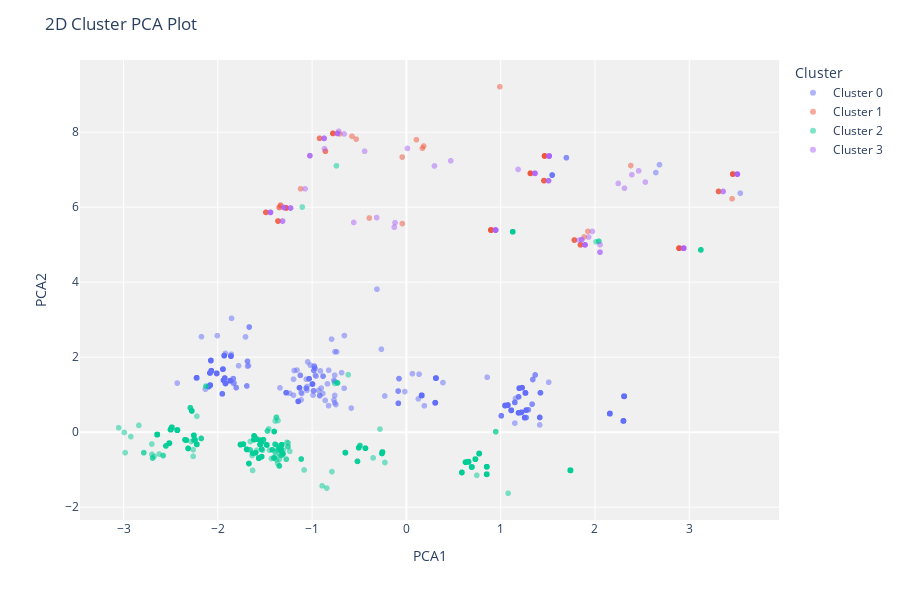

The notebook cell this image was saved under:
### Code cell
plot_model(kmeans, 'cluster')

### Figure 1 — Plotly figure (JSON) as saved in the notebook; plotly's stock layout.template omitted (floating-point values rounded to 4 significant figures; data arrays with more than 128 entries replaced by an {"elided": "..."} marker saying what was removed)
{"data": [{"customdata": {"elided": "1625x1 str values"}, "hovertemplate": "Cluster=Cluster 0<br>PCA1=%{x}<br>PCA2=%{y}<br>Feature=%{customdata[0]}<extra></extra>", "legendgroup": "Cluster 0", "marker": {"color": "#636efa", "opacity": 0.5, "symbol": "circle"}, "mode": "markers", "name": "Cluster 0", "showlegend": true, "textposition": "top center", "type": "scattergl", "x": {"elided": "1625 float values"}, "xaxis": "x", "y": {"elided": "1625 float values"}, "yaxis": "y"}, {"customdata": {"elided": "141x1 str values"}, "hovertemplate": "Cluster=Cluster 1<br>PCA1=%{x}<br>PCA2=%{y}<br>Feature=%{customdata[0]}<extra></extra>", "legendgroup": "Cluster 1", "marker": {"color": "#EF553B", "opacity": 0.5, "symbol": "circle"}, "mode": "markers", "name": "Cluster 1", "showlegend": true, "textposition": "top center", "type": "scattergl", "x": {"elided": "141 float values"}, "xaxis": "x", "y": {"elided": "141 float values"}, "yaxis": "y"}, {"customdata": {"elided": "6110x1 str values"}, "hovertemplate": "Cluster=Cluster 2<br>PCA1=%{x}<br>PCA2=%{y}<br>Feature=%{customdata[0]}<extra></extra>", "legendgroup": "Cluster 2", "marker": {"color": "#00cc96", "opacity": 0.5, "symbol": "circle"}, "mode": "markers", "name": "Cluster 2", "showlegend": true, "textposition": "top center", "type": "scattergl", "x": {"elided": "6110 float values"}, "xaxis": "x", "y": {"elided": "6110 float values"}, "yaxis": "y"}, {"customdata": {"elided": "156x1 str values"}, "hovertemplate": "Cluster=Cluster 3<br>PCA1=%{x}<br>PCA2=%{y}<br>Feature=%{customdata[0]}<extra></extra>", "legendgroup": "Cluster 3", "marker": {"color": "#ab63fa", "opacity": 0.5, "symbol": "circle"}, "mode": "markers", "name": "Cluster 3", "showlegend": true, "textposition": "top center", "type": "scattergl", "x": {"elided": "156 float values"}, "xaxis": "x", "y": {"elided": "156 float values"}, "yaxis": "y"}], "layout": {"height": 600, "legend": {"title": {"text": "Cluster"}, "tracegroupgap": 0}, "margin": {"t": 60}, "plot_bgcolor": "rgb(240,240,240)", "title": {"text": "2D Cluster PCA Plot"}, "xaxis": {"anchor": "y", "domain": [0, 1], "title": {"text": "PCA1"}}, "yaxis": {"anchor": "x", "domain": [0, 1], "title": {"text": "PCA2"}}}}
